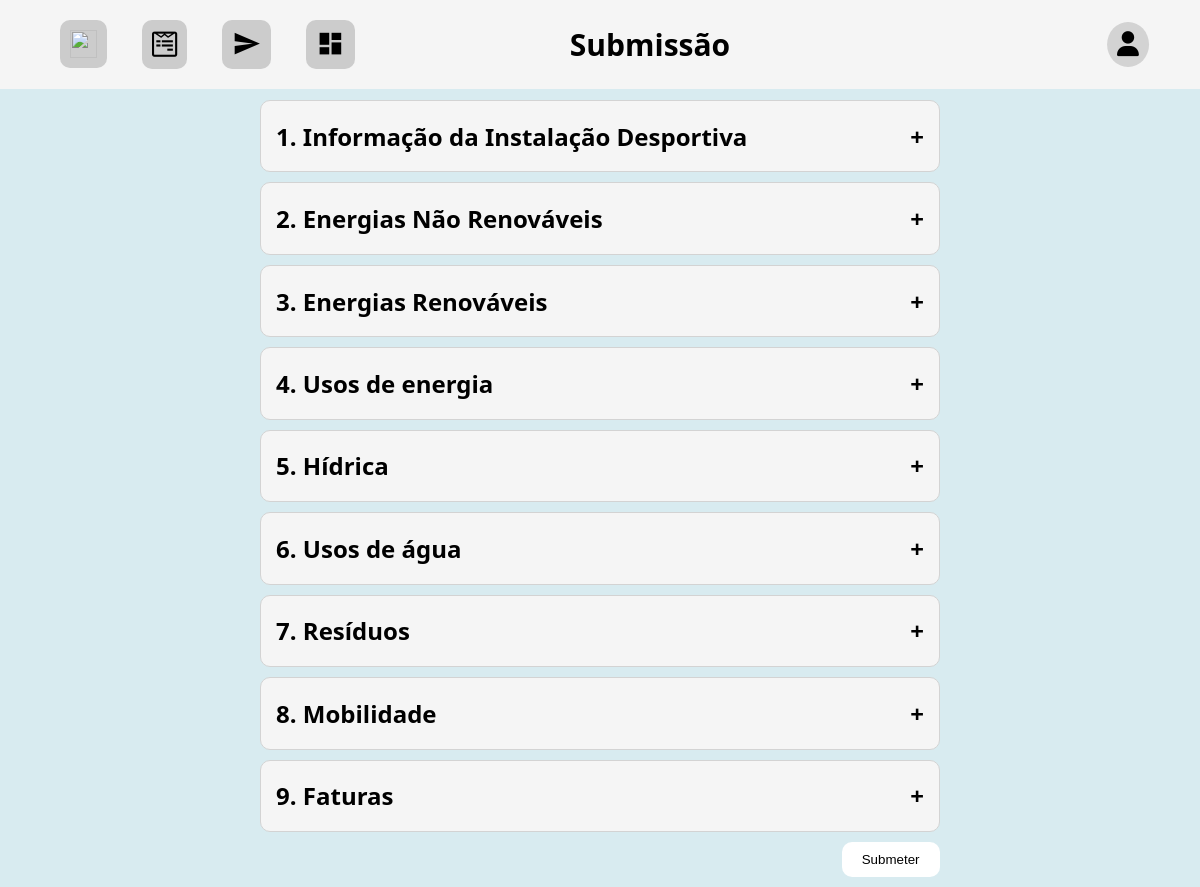
/submmit?instalacao=6 (signed in), run on the app's committed database.
### formularioInstituicoes/models.py (models this page shows, shortened)
class Tema(models.Model):
    nome = models.CharField(max_length=100)
    ordem_perguntas_formulario = models.IntegerField(null=True, blank=True)

### formularioInstituicoes/views.py (the view)
# urls.py: path('submmit', views.respostas_view),
@login_required
def respostas_view(request):
    entidade = getEntidade(request)
    instalacao_id = request.GET.get('instalacao')
    if not request.user.is_staff and not entidade.instalacoes.contains(Instalacao.objects.get(id=instalacao_id)):
        return redirect("/")
    ano_questionario = datetime.date.today().year
    guarda_respostas_submmit(instalacao_id, ano_questionario, perguntas_respostas_submmit)
    context = {
        'perguntas_respostas_submmit': perguntas_respostas_submmit,
        'instalacao_submmit': Instalacao.objects.get(id=instalacao_id).submetido,
        'entidadeLogada': entidade.user.username
    }
    return render(request, 'submmit.html', context)

### formularioInstituicoes/models.py (called while the page is built)
    def __str__(self):
        return f"{self.unidade}"

    def __str__(self):
        return self.texto

    def __str__(self):
        return f"{self.numero}"

### formularioInstituicoes/views.py (called while the page is built)
def getEntidade(request) -> Entidade:
    if Entidade.objects.filter(user__id=request.user.id).first():
        return Entidade.objects.filter(user__id=request.user.id).first()
    else:
        return None

### formularioInstituicoes/templates/submmit.html (shortened to what this page needs)
{% extends 'navigator.html' %}
{% load static %}
{% block titulo %}
    <h1>Submissão</h1>
{% endblock %}
{% block content %}
    <link rel="stylesheet" href="{% static 'css/submmit.css' %}">
    {% if instalacao_submmit %}
        <div class="container">
            <div class="titulo_submetido"><span>Já submeteu para avaliação</span></div>
        </div>
    {% else %}
        <div class="container">
        {% for tema, subtemas in perguntas_respostas_submmit.items %}
            {% with forloop.counter as tema_counter %}
                <div class="tema">
                    <div class="titulo" onclick="toggle(this)" id="{{ tema.id }}">
                        <span>{{ tema_counter }}. {{ tema.nome }} </span>
                        <span style="float:right" id="sinal">+</span>
                    </div>
                </div>
            {% endwith %}
        {% endfor %}
        <button name="submitButton" onclick="submmit('{{ csrf_token }}')">Submeter</button>
    </div>
    {% endif %}
{% endblock %}

### formularioInstituicoes/templates/navigator.html (shortened to what this page needs)
<!DOCTYPE html>
<html lang="pt">
{% load static %}
<head>
    <link rel="stylesheet" href="{% static 'css/navigator.css' %}">
    <link rel="stylesheet" href="https://cdnjs.cloudflare.com/ajax/libs/font-awesome/6.5.2/css/all.min.css"/>
</head>
<body>
<nav>
    <div class="elem1">
        <h2><a href="/instalacoes"><img srcset="https://img.icons8.com/?size=256&amp;id=9887&amp;format=png 1x, https://img.icons8.com/?size=512&amp;id=9887&amp;format=png 2x" width="27" height="28"><span>Instalações</span></a></h2>
        <h2><a onclick="form_link()"><i class="fa-brands fa-wpforms"></i><span>Formulário</span></a></h2>
        <h2><a onclick="submmit_link()"><i class="material-icons">send</i><span>Submissão</span></a></h2>
        <h2><a onclick="dash_link()"><i class="material-icons">dashboard</i><span>Dashboard</span></a></h2>
    </div>
    <div class="elem2">
        {% block titulo %}
        {% endblock %}
    </div>
    <div class="elem3">
        <h1><i class="fa-solid fa-user" onclick="toggleMenu()"></i></h1>
    </div>
</nav>
{% block content %}
{% endblock %}
</body>
</html>

### formularioInstituicoes/static/css/navigator.css (style rules this page uses)
:root { --light-blue: #d8ebf0; --marine-blue: #79e2e2; --bs-font-sans-serif: system-ui, -apple-system, "Segoe UI", Roboto, "Helvetica Neue", Arial, "Noto Sans", "Liberation Sans", sans-serif, "Apple Color Emoji", "Segoe UI Emoji", "Segoe UI Symbol", "Noto Color Emoji"; }
body { font-family: var(--bs-font-sans-serif); background: var(--light-blue); }
nav { background: whitesmoke; padding: 0 5%; display: grid; place-items: center; grid-template-columns: 1fr 1fr 1fr; align-items: center; column-gap: 20%; justify-content: center; position: fixed; top: 0; left: 0; width: 90%; }
.elem1 { display: flex; }
.elem1 h2 { margin-right: 35px; }
.elem1 h2 a { cursor: pointer; display: flex; align-items: center; background-color: #ccc; padding: 10px; text-decoration: none; color: black; border-radius: 10px; position: relative; }
.elem1 h2 a i { font-size: 1.2em; }
.elem2 { position: absolute; font-size: 20px; white-space: nowrap; text-align: center; }
.elem3 { position: absolute; left: 94%; transform: translateX(-50%); font-size: 10px; white-space: nowrap; }
.elem3 h1 i { font-size: 25px; color: black; border-radius: 50%; padding: 10px; background: lightgray; cursor: pointer; }
@media only screen and (max-width: 1200px) { .elem2 { margin-left: 100px; } }

### formularioInstituicoes/static/css/submmit.css (style rules this page uses)
:root { --light-blue: #d8ebf0; --marine-blue: #79e2e2; --bs-font-sans-serif: system-ui, -apple-system, "Segoe UI", Roboto, "Helvetica Neue", Arial, "Noto Sans", "Liberation Sans", sans-serif, "Apple Color Emoji", "Segoe UI Emoji", "Segoe UI Symbol", "Noto Color Emoji"; }
body { font-family: var(--bs-font-sans-serif); }
.container { max-width: 700px; margin: 100px auto auto; }
.tema { border: 1px solid lightgrey; margin: 10px; background: whitesmoke; padding: 5px 15px; border-radius: 10px; }
.titulo { font-size: 1.5em; font-weight: bold; padding: 1ch 0; justify-content: space-between; flex-direction: row; }
button { display: block; margin-left: auto; background: white; padding: 10px 20px; border-radius: 10px; margin-bottom: 10px; border: 0; transition: background-color 0.3s ease; white-space: nowrap; cursor: pointer; margin-right: 1.5%; }

### data on the page
Tema: ordem_perguntas_formulario "1", nome "Informação da Instalação Desportiva"
Tema: ordem_perguntas_formulario "2", nome "Energias Não Renováveis"
Tema: ordem_perguntas_formulario "3", nome "Energias Renováveis"
Tema: ordem_perguntas_formulario "4", nome "Usos de energia"
Tema: ordem_perguntas_formulario "5", nome "Hídrica"
Tema: ordem_perguntas_formulario "6", nome "Usos de água"
Tema: ordem_perguntas_formulario "7", nome "Resíduos"
Tema: ordem_perguntas_formulario "8", nome "Mobilidade"
Tema: ordem_perguntas_formulario "9", nome "Faturas"
